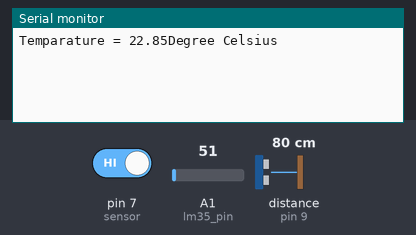
This sketch was run on a simulated Arduino Uno, built with avr-gcc and run on an emulated ATmega328P. Parts: the last lines printed to the serial monitor. Wiring (inferred from the names in the program): ultrasonic range finder: trigger pin 13; echo pin 9. The test bench sets the inputs (shaded band); at power-on: pin 7 (sensor) HIGH, distance to the obstacle (sensor on pin 9) 80 cm, A1 (lm35_pin) = 51. The echo pulse lasts 58.3 µs per cm.

Above: at 3.2 s.
3.3 s: pin 7 (sensor) driven LOW
At 5.8 s:
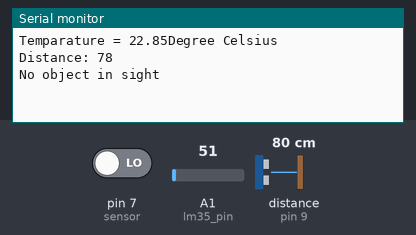
8.1 s: pin 7 (sensor) driven HIGH
At 9.7 s:
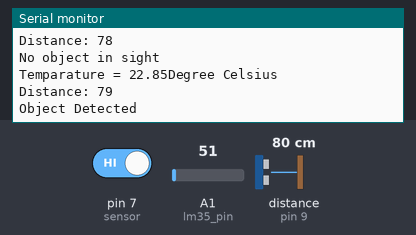
14.5 s: pin 7 (sensor) driven LOW
At 17.4 s:
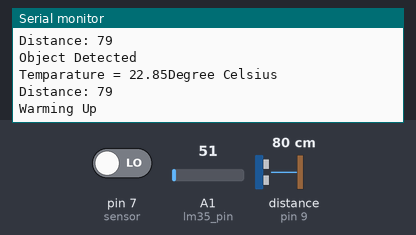
19.3 s: distance to the obstacle (sensor on pin 9) set to 2 cm
At 22.5 s:
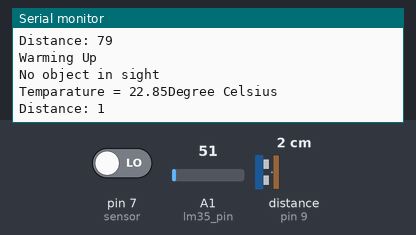
24.1 s: A1 (lm35_pin) set to 61
At 24.1 s:
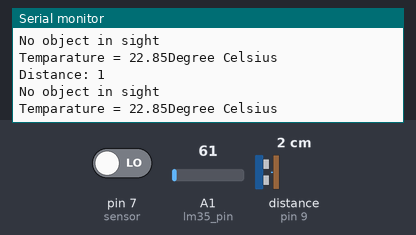
28.9 s: distance to the obstacle (sensor on pin 9) set to 4 cm
At 32.7 s:
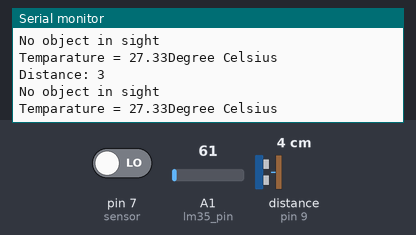
Timing chart, 0 to 34.2 s (numbered marks = the images above; inputs shaded):
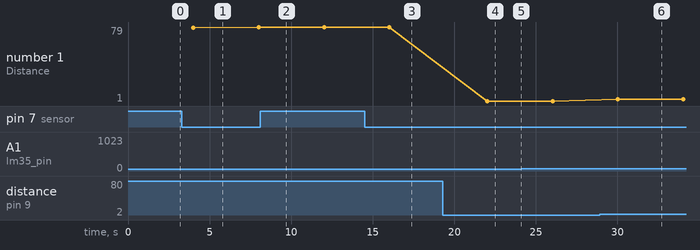

The sketch:

temp.ino
```cpp
int lm35_pin=A1;
int trigPin = 13;
int echoPin = 9;
int sensor= 7;
int warm_up;

long duration;
int distance;
void setup() {
  // put your setup code here, to run once:
  pinMode(sensor,INPUT);
  pinMode(trigPin, OUTPUT);
  pinMode(echoPin, INPUT);
  Serial.begin(9600);
  delay(2000);
}

void loop() {


  //Reading temparature value
  int temp_adc_val;
  float temp_val;
  temp_adc_val=analogRead(lm35_pin);
  temp_val=(temp_adc_val*4.48);
  temp_val=(temp_val/10);
  Serial.print("Temparature = ");
  Serial.print(temp_val);
  Serial.print("Degree Celsius\n");
  delay(2000);


  // ultrasoni sensor starting
  digitalWrite(trigPin, LOW);
  delayMicroseconds(2);
  digitalWrite(trigPin, HIGH);
  delayMicroseconds(10);
  digitalWrite(trigPin, LOW);
  duration=pulseIn(echoPin,HIGH);
  distance = duration * 0.034 / 2;
    delayMicroseconds(2);

  Serial.print("Distance: ");
  Serial.println(distance);
  delay(1000);

  //PIR Sensor Values readings
  int val;
  val=digitalRead(sensor);
  if(val==LOW)
  {
    if(warm_up==1)
    {
      Serial.print("Warming Up\n\n");
      warm_up=0;
      delay(2000);
    }
    Serial.print("No object in sight\n\n");
    delay(1000);
  }
 else
  {
    Serial.println("Object Detected\n\n");
    warm_up=1;
    delay(1000);
  }

}
```

Measured:
- after the input at 3.3 s, the serial monitor: prints a new line after 1.7 s (image 1)
- after the input at 8.1 s, the serial monitor: prints a new line after 0.91 s (image 2)
- after the input at 14.5 s, the serial monitor: prints a new line after 2.5 s (image 3)
- after the input at 19.3 s, the serial monitor: prints a new line after 2.7 s (image 4)
- after the input at 28.9 s, the serial monitor: prints a new line after 1.1 s (image 6)
- plotted number 1: 79 → 1 after the input at 19.3 s, 1 → 3 after the input at 28.9 s
